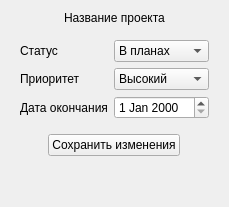
                       <widget class="QWidget" name="tab_edit_project">
                        <attribute name="title">
                         <string>Редактирование</string>
                        </attribute>
                        <layout class="QVBoxLayout" name="verticalLayout_23">
                         <item alignment="Qt::AlignHCenter">
                          <widget class="QLabel" name="project_name_edit">
                           <property name="text">
                            <string>Название проекта</string>
                           </property>
                          </widget>
                         </item>
                         <item>
                          <widget class="QWidget" name="widget_3" native="true">
                           <layout class="QGridLayout" name="gridLayout_5">
                            <item row="0" column="0">
                             <widget class="QLabel" name="lbl_project_status_ed">
                              <property name="text">
                               <string>Статус</string>
                              </property>
                             </widget>
                            </item>
                            <item row="1" column="0">
                             <widget class="QLabel" name="lbl_project_priority_ed">
                              <property name="text">
                               <string>Приоритет</string>
                              </property>
                             </widget>
                            </item>
                            <item row="2" column="0">
                             <widget class="QLabel" name="lbl_project_end_date_ed">
                              <property name="text">
                               <string>Дата окончания</string>
                              </property>
                             </widget>
                            </item>
                            <item row="2" column="1">
                             <widget class="QDateEdit" name="project_date_edit"/>
                            </item>
                            <item row="0" column="1">
                             <widget class="QComboBox" name="project_status_edit">
                              <item>
                               <property name="text">
                                <string>В планах</string>
                               </property>
                              </item>
                              <item>
                               <property name="text">
                                <string>В процессе</string>
                               </property>
                              </item>
                              <item>
                               <property name="text">
                                <string>Завершено</string>
                               </property>
                              </item>
                             </widget>
                            </item>
                            <item row="1" column="1">
                             <widget class="QComboBox" name="project_priority_edit">
                              <item>
                               <property name="text">
                                <string>Высокий</string>
                               </property>
                              </item>
                              <item>
                               <property name="text">
                                <string>Средний</string>
                               </property>
                              </item>
                              <item>
                               <property name="text">
                                <string>Низкий</string>
                               </property>
                              </item>
                             </widget>
                            </item>
                           </layout>
                          </widget>
                         </item>
                         <item alignment="Qt::AlignHCenter">
                          <widget class="QPushButton" name="save_project_edit_btn">
                           <property name="text">
                            <string>Сохранить изменения</string>
                           </property>
                          </widget>
                         </item>
                         <item>
                          <spacer name="verticalSpacer_10">
                           <property name="orientation">
                            <enum>Qt::Vertical</enum>
                           </property>
                           <property name="sizeHint" stdset="0">
                            <size>
                             <width>20</width>
                             <height>40</height>
                            </size>
                           </property>
                          </spacer>
                         </item>
                        </layout>
                       </widget>
